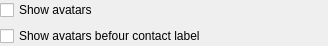
<ui version="4.0" >
 <class>RosterOptionsWidgetClass</class>
 <widget class="QWidget" name="RosterOptionsWidgetClass" >
  <property name="geometry" >
   <rect>
    <x>0</x>
    <y>0</y>
    <width>328</width>
    <height>44</height>
   </rect>
  </property>
  <property name="windowTitle" >
   <string>RosterOptionsWidget</string>
  </property>
  <layout class="QVBoxLayout" name="verticalLayout" >
   <property name="margin" >
    <number>0</number>
   </property>
   <item>
    <widget class="QCheckBox" name="chbShowAvatars" >
     <property name="text" >
      <string>Show avatars</string>
     </property>
    </widget>
   </item>
   <item>
    <widget class="QCheckBox" name="chbAlignLeftAvatars" >
     <property name="text" >
      <string>Show avatars befour contact label</string>
     </property>
    </widget>
   </item>
  </layout>
 </widget>
 <layoutdefault spacing="6" margin="11" />
 <resources/>
 <connections/>
</ui>
